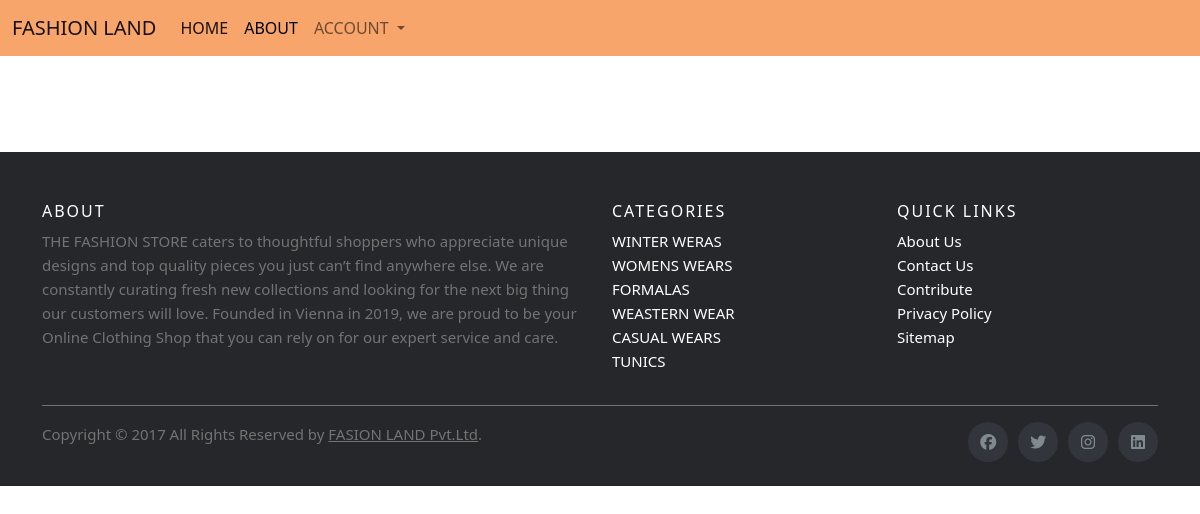
Before: /card3/ with the older database file.
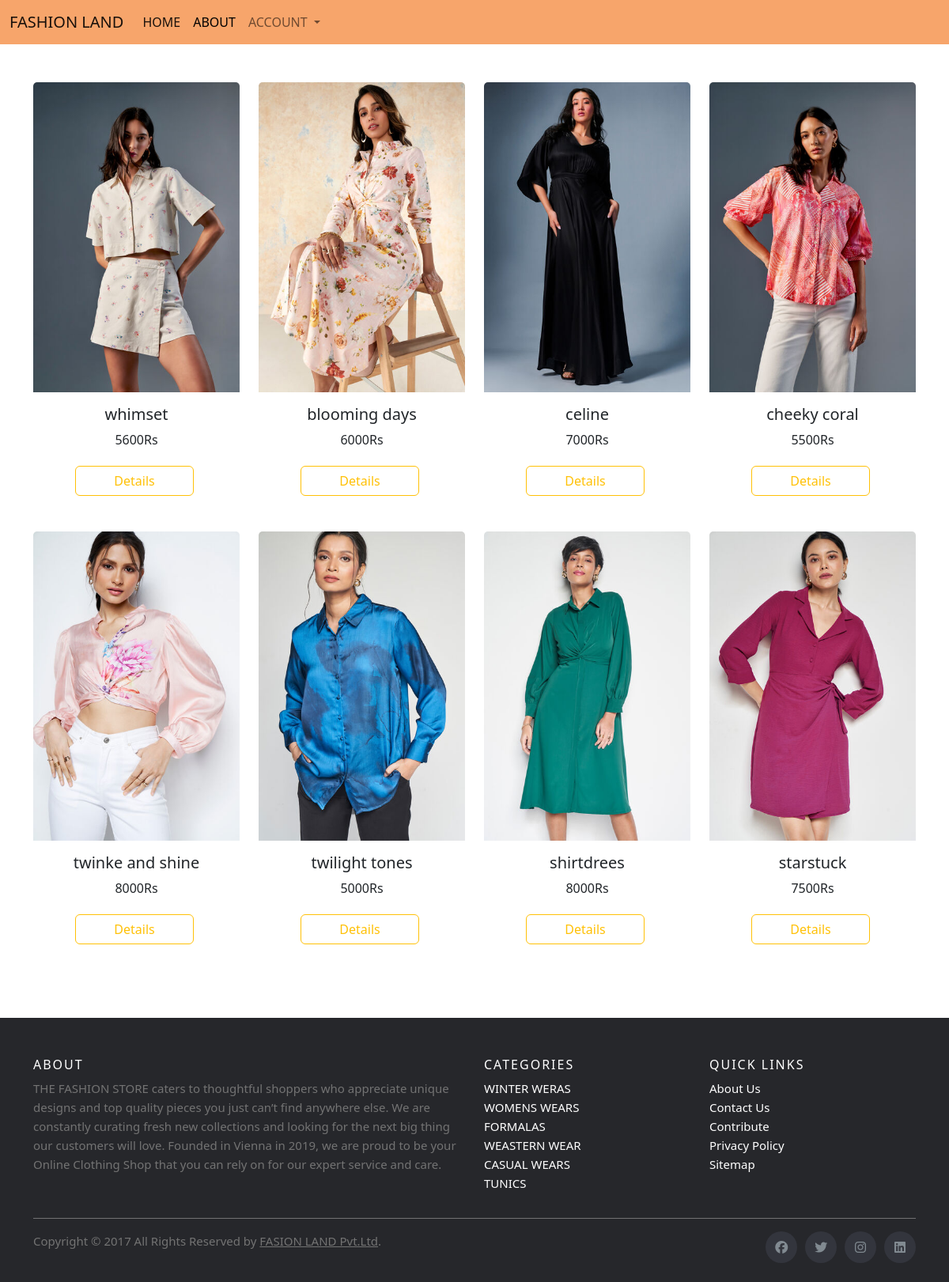
After: the same page with the newer database file.
### app1/models.py (models this page shows, shortened)
class Dress(models.Model):
    name=models.CharField(max_length=250)
    price=models.IntegerField()
    brand=models.CharField(max_length=250)
    img=models.ImageField(upload_to='gallery')
    material=models.CharField(max_length=250)
    type=models.CharField(max_length=250)
    colour=models.CharField(max_length=250)

### app1/views.py (the view)
# urls.py: path('card3/', views.card3,name="card3"),
def card3(request):
    content=Dress.objects.all()
    data={
        'result':content
    }
    return render(request,'card3.html',data)

### templates/card3.html (shortened to what the changed rows need)
<!doctype html>
<html lang="en">
  <head>
    <link href="https://cdn.jsdelivr.net/npm/bootstrap@5.2.3/dist/css/bootstrap.min.css" rel="stylesheet">
    <link rel="stylesheet" href="https://cdnjs.cloudflare.com/ajax/libs/font-awesome/6.4.2/css/all.min.css">
    <link rel="stylesheet" href="../static/css/style.css">
  </head>
  <body>
<div class="container mt-5">
    <div class="row">
      {% for i in result %}
        {% if i.brand == "h&m" %}
        <div class="col-lg-3 col-md-3 col-sm-6">
          <div class="card " style="width: 100%;">
            <div class="cd1 w-100 text-center">
              <img src="{{i.img.url}}" class="card-img-top w-100  text-center dimg" alt="...">
            </div>
              <div class="card-body text-center">
                <h5 class="card-title text-truncate" id="name" name="name">{{i.name}}</h5>
                <p class="card-text" name="price">{{i.price}}Rs</p>
                <div class=" text-center">
                <a href="{% url 'details' i.pk %}" class="btn btn-outline-warning px-5">Details</a>
                </div>
              </div>
            </div>
      </div>
        {% endif %}
      {% endfor %}
    </div>
  </div>
    </body>
  </html>

Changed rows visible on the page:
added Dress: img (picture), name "whimset", price "5600"
added Dress: img (picture), name "blooming days", price "6000"
added Dress: img (picture), name "celine", price "7000"
added Dress: img (picture), name "cheeky coral", price "5500"
added Dress: img (picture), name "twinke and shine", price "8000"
added Dress: img (picture), name "twilight tones", price "5000"
added Dress: img (picture), name "shirtdrees", price "8000"
added Dress: img (picture), name "starstuck", price "7500"
